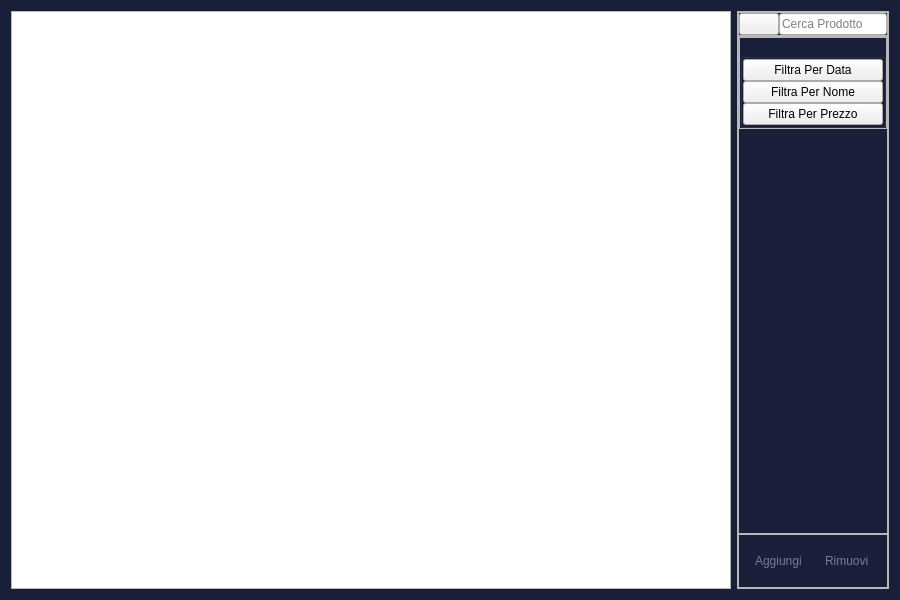
<?xml version="1.0" encoding="UTF-8"?>
<ui version="4.0">
 <class>Prodotti</class>
 <widget class="QWidget" name="Prodotti">
  <property name="geometry">
   <rect>
    <x>0</x>
    <y>0</y>
    <width>900</width>
    <height>600</height>
   </rect>
  </property>
  <property name="windowTitle">
   <string>Form</string>
  </property>
  <property name="styleSheet">
   <string notr="true">#Prodotti{
	background-color:#1a1f39;
}</string>
  </property>
  <layout class="QHBoxLayout" name="horizontalLayout">
   <item>
    <widget class="QTableWidget" name="tableWidget"/>
   </item>
   <item>
    <widget class="QFrame" name="frame">
     <property name="sizePolicy">
      <sizepolicy hsizetype="Preferred" vsizetype="Preferred">
       <horstretch>0</horstretch>
       <verstretch>0</verstretch>
      </sizepolicy>
     </property>
     <property name="minimumSize">
      <size>
       <width>100</width>
       <height>0</height>
      </size>
     </property>
     <property name="frameShape">
      <enum>QFrame::StyledPanel</enum>
     </property>
     <property name="frameShadow">
      <enum>QFrame::Raised</enum>
     </property>
     <layout class="QVBoxLayout" name="verticalLayout_9">
      <property name="spacing">
       <number>0</number>
      </property>
      <property name="leftMargin">
       <number>0</number>
      </property>
      <property name="topMargin">
       <number>0</number>
      </property>
      <property name="rightMargin">
       <number>0</number>
      </property>
      <property name="bottomMargin">
       <number>0</number>
      </property>
      <item alignment="Qt::AlignHCenter">
       <widget class="QFrame" name="searchFrame">
        <property name="maximumSize">
         <size>
          <width>200</width>
          <height>16777215</height>
         </size>
        </property>
        <property name="font">
         <font>
          <stylestrategy>PreferDefault</stylestrategy>
         </font>
        </property>
        <property name="cursor">
         <cursorShape>IBeamCursor</cursorShape>
        </property>
        <property name="focusPolicy">
         <enum>Qt::NoFocus</enum>
        </property>
        <property name="contextMenuPolicy">
         <enum>Qt::CustomContextMenu</enum>
        </property>
        <property name="toolTip">
         <string/>
        </property>
        <property name="whatsThis">
         <string/>
        </property>
        <property name="accessibleName">
         <string/>
        </property>
        <property name="accessibleDescription">
         <string/>
        </property>
        <property name="frameShape">
         <enum>QFrame::StyledPanel</enum>
        </property>
        <property name="frameShadow">
         <enum>QFrame::Raised</enum>
        </property>
        <layout class="QHBoxLayout" name="horizontalLayout_8">
         <property name="spacing">
          <number>0</number>
         </property>
         <property name="leftMargin">
          <number>0</number>
         </property>
         <property name="topMargin">
          <number>0</number>
         </property>
         <property name="rightMargin">
          <number>0</number>
         </property>
         <property name="bottomMargin">
          <number>0</number>
         </property>
         <item>
          <widget class="QPushButton" name="pushButton_6">
           <property name="text">
            <string/>
           </property>
           <property name="icon">
            <iconset resource="../resources.qrc">
             <normaloff>:/purpleIcons/assets/#78799c(purple) icons/search.svg</normaloff>:/purpleIcons/assets/#78799c(purple) icons/search.svg</iconset>
           </property>
          </widget>
         </item>
         <item>
          <widget class="QLineEdit" name="search_le">
           <property name="inputMask">
            <string/>
           </property>
           <property name="text">
            <string/>
           </property>
           <property name="placeholderText">
            <string>Cerca Prodotto</string>
           </property>
          </widget>
         </item>
        </layout>
       </widget>
      </item>
      <item>
       <widget class="QFrame" name="frame_4">
        <property name="sizePolicy">
         <sizepolicy hsizetype="Preferred" vsizetype="Expanding">
          <horstretch>0</horstretch>
          <verstretch>0</verstretch>
         </sizepolicy>
        </property>
        <property name="frameShape">
         <enum>QFrame::StyledPanel</enum>
        </property>
        <property name="frameShadow">
         <enum>QFrame::Raised</enum>
        </property>
        <layout class="QVBoxLayout" name="verticalLayout_10">
         <property name="spacing">
          <number>0</number>
         </property>
         <property name="leftMargin">
          <number>0</number>
         </property>
         <property name="topMargin">
          <number>0</number>
         </property>
         <property name="rightMargin">
          <number>0</number>
         </property>
         <property name="bottomMargin">
          <number>0</number>
         </property>
         <item alignment="Qt::AlignTop">
          <widget class="QFrame" name="frame_7">
           <property name="frameShape">
            <enum>QFrame::StyledPanel</enum>
           </property>
           <property name="frameShadow">
            <enum>QFrame::Raised</enum>
           </property>
           <layout class="QHBoxLayout" name="horizontalLayout_10">
            <property name="spacing">
             <number>0</number>
            </property>
            <property name="leftMargin">
             <number>0</number>
            </property>
            <property name="topMargin">
             <number>15</number>
            </property>
            <property name="rightMargin">
             <number>0</number>
            </property>
            <property name="bottomMargin">
             <number>0</number>
            </property>
            <item alignment="Qt::AlignTop">
             <widget class="QGroupBox" name="groupBox">
              <property name="title">
               <string/>
              </property>
              <layout class="QVBoxLayout">
               <property name="spacing">
                <number>0</number>
               </property>
               <property name="leftMargin">
                <number>0</number>
               </property>
               <property name="topMargin">
                <number>0</number>
               </property>
               <property name="rightMargin">
                <number>0</number>
               </property>
               <property name="bottomMargin">
                <number>0</number>
               </property>
               <item>
                <widget class="QPushButton" name="pushButton_4">
                 <property name="cursor">
                  <cursorShape>PointingHandCursor</cursorShape>
                 </property>
                 <property name="text">
                  <string>Filtra Per Data</string>
                 </property>
                 <property name="icon">
                  <iconset resource="../resources.qrc">
                   <normaloff>:/purpleIcons/assets/#78799c(purple) icons/filter.svg</normaloff>:/purpleIcons/assets/#78799c(purple) icons/filter.svg</iconset>
                 </property>
                </widget>
               </item>
               <item>
                <widget class="QPushButton" name="pushButton_5">
                 <property name="cursor">
                  <cursorShape>PointingHandCursor</cursorShape>
                 </property>
                 <property name="text">
                  <string>Filtra Per Nome</string>
                 </property>
                 <property name="icon">
                  <iconset resource="../resources.qrc">
                   <normaloff>:/purpleIcons/assets/#78799c(purple) icons/filter.svg</normaloff>:/purpleIcons/assets/#78799c(purple) icons/filter.svg</iconset>
                 </property>
                </widget>
               </item>
               <item alignment="Qt::AlignTop">
                <widget class="QPushButton" name="pushButton_2">
                 <property name="cursor">
                  <cursorShape>PointingHandCursor</cursorShape>
                 </property>
                 <property name="text">
                  <string>Filtra Per Prezzo</string>
                 </property>
                 <property name="icon">
                  <iconset resource="../resources.qrc">
                   <normaloff>:/purpleIcons/assets/#78799c(purple) icons/filter.svg</normaloff>:/purpleIcons/assets/#78799c(purple) icons/filter.svg</iconset>
                 </property>
                </widget>
               </item>
              </layout>
             </widget>
            </item>
           </layout>
          </widget>
         </item>
        </layout>
       </widget>
      </item>
      <item alignment="Qt::AlignTop">
       <widget class="QFrame" name="frame_salva_rimuovi">
        <property name="sizePolicy">
         <sizepolicy hsizetype="Preferred" vsizetype="Expanding">
          <horstretch>0</horstretch>
          <verstretch>0</verstretch>
         </sizepolicy>
        </property>
        <property name="minimumSize">
         <size>
          <width>0</width>
          <height>30</height>
         </size>
        </property>
        <property name="styleSheet">
         <string notr="true">QPushButton{
	color:#78799c;
	background-color:#1a1f39;
	border-radius: 15px;
	padding : 10px 5px;
	text-align:left;
	padding : 10px 5px;
	text-align:left;
	color:#78799c;
	font: 10pt &quot;Leelawadee UI&quot;;
}
</string>
        </property>
        <property name="frameShape">
         <enum>QFrame::StyledPanel</enum>
        </property>
        <property name="frameShadow">
         <enum>QFrame::Raised</enum>
        </property>
        <layout class="QHBoxLayout" name="horizontalLayout_5">
         <item alignment="Qt::AlignHCenter">
          <widget class="QPushButton" name="aggiungiProdottoBtn">
           <property name="cursor">
            <cursorShape>PointingHandCursor</cursorShape>
           </property>
           <property name="text">
            <string>Aggiungi</string>
           </property>
           <property name="icon">
            <iconset resource="../resources.qrc">
             <normaloff>:/purpleIcons/assets/#78799c(purple) icons/plus.svg</normaloff>:/purpleIcons/assets/#78799c(purple) icons/plus.svg</iconset>
           </property>
          </widget>
         </item>
         <item alignment="Qt::AlignHCenter">
          <widget class="QPushButton" name="rimuoviBtn">
           <property name="cursor">
            <cursorShape>PointingHandCursor</cursorShape>
           </property>
           <property name="text">
            <string>Rimuovi</string>
           </property>
           <property name="icon">
            <iconset resource="../resources.qrc">
             <normaloff>:/purpleIcons/assets/#78799c(purple) icons/minus.svg</normaloff>:/purpleIcons/assets/#78799c(purple) icons/minus.svg</iconset>
           </property>
          </widget>
         </item>
        </layout>
       </widget>
      </item>
     </layout>
    </widget>
   </item>
  </layout>
 </widget>
 <resources>
  <include location="../resources.qrc"/>
 </resources>
 <connections/>
</ui>
